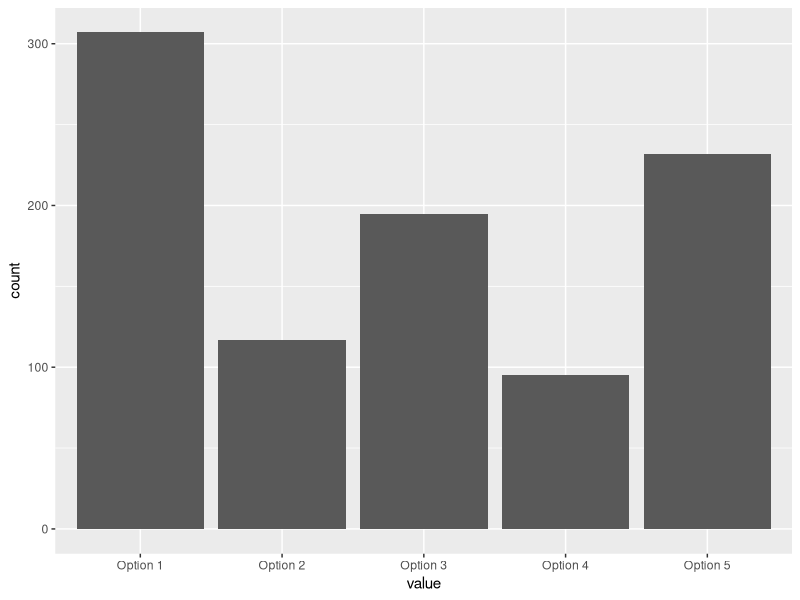

Write the R code that produced this figure. (Note: this script raises an error after producing the figure.)
## ---- chunk 1
# echo: false
library(dplyr)
library(readr)
library(tidyr)

bad <- readxl::read_xlsx(here::here("skills/data/KIND_effective_surveys_bad.xlsx"))

recodo <- list(
"What's your favourite TV programme" = "fave",                 
"Do you like comedy or drama?"  = "comedy",                          
"I like longer programmes"  = "long",                              
"I like shorter programmes"    = "short",                           
"I have a TV"  = "tv",                                           
"I am under seven feet tall"  = "seven",                            
"Do you have a second favourite TV programme?"   = "second",         
"How long have you watched your favourite programme for?" = "second_long",
"Who are you?"   = "who")

nom <- names(recodo)

long_bad <- bad |>
  select(-c(2:6)) |>
  tidyr::pivot_longer(-ID) |>
  # mutate(name = recode(name, !!!recodo, .default = "Not a scooby")) |>
  group_by(name) |>
  count(value, sort = T)



long_bad |>
  filter(name == nom[1]) |>
  slice(1:7) |>
  knitr::kable(caption = "Top 7 TV programmes")

## ---- chunk 2
library(stringr)

long_bad_tc <- bad |>
  select(-c(2:6)) |>
  tidyr::pivot_longer(-ID) |>
  # mutate(name = recode(name, !!!recodo, .default = "Not a scooby")) |>
  group_by(name) |>
  mutate(value = str_replace(value, "'", "")) |>
  mutate(value = stringr::str_squish(snakecase::to_title_case(value))) |>
  count(value, sort = T)
  
# long_bad_tc |>
  # filter(stringr::str_detect(value, "(?i)anatomy"))

long_bad_tc |>
  filter(name == nom[1]) |>
  slice(1:7) |>
  knitr::kable(caption = "Top 7 TV programmes")
## ---- chunk 3
n <- bad |>
  nrow() 
## ---- chunk 4
long_bad_tc |>
    filter(name == nom[2])|> 
    knitr::kable()
## ---- chunk 5
long_bad_tc |>
    filter(name == nom[3]) |>
    knitr::kable()
## ---- chunk 6
long_bad_tc |>
  filter(name == nom[4]) |>
  knitr::kable()
## ---- chunk 7
long_bad_tc |>
  filter(name == nom[6]) |>
  knitr::kable()
## ---- chunk 8
library(ggplot2)
bad |>
  select(ID, any_of(nom[3:6])) |>
  pivot_longer(-ID) |> 
  filter(!is.na(value)) |>
  ggplot() +
  geom_histogram(aes(x = value), stat = "count")
  count(value) 
## ---- chunk 9
long_bad_tc |>
  filter(name == nom[9]) |>
  slice(1:5) |>
  knitr::kable(caption = "Top five responses to the question 'Who are you'?")
## ---- chunk 10
long_bad_tc |>
  filter(name == nom[8]) |>
  knitr::kable()
## ---- chunk 11
long_bad_tc |>
  filter(name == nom[7]) |>
  slice(1:5) |>
  knitr::kable(caption = "Top five responses from a follow-up question about a second-favourite")
## ---- chunk 12
long_bad_tc |>
  filter(name == nom[7]) |>
  slice_sample(n = 5) |>
  knitr::kable(caption = "5 random responses from a follow-up question about a second-favourite")
